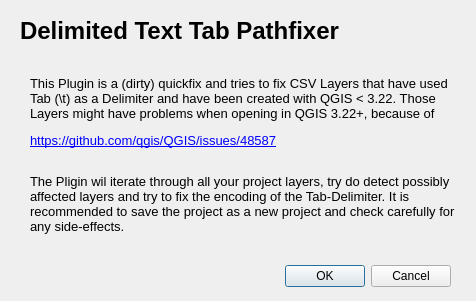
<?xml version="1.0" encoding="UTF-8"?>
<ui version="4.0">
 <class>DelimitedtextPathfixerDialogBase</class>
 <widget class="QDialog" name="DelimitedtextPathfixerDialogBase">
  <property name="geometry">
   <rect>
    <x>0</x>
    <y>0</y>
    <width>476</width>
    <height>301</height>
   </rect>
  </property>
  <property name="windowTitle">
   <string>Delimitedtext Pathfixer</string>
  </property>
  <widget class="QDialogButtonBox" name="button_box">
   <property name="geometry">
    <rect>
     <x>110</x>
     <y>260</y>
     <width>341</width>
     <height>32</height>
    </rect>
   </property>
   <property name="orientation">
    <enum>Qt::Horizontal</enum>
   </property>
   <property name="standardButtons">
    <set>QDialogButtonBox::Cancel|QDialogButtonBox::Ok</set>
   </property>
  </widget>
  <widget class="QLabel" name="label">
   <property name="geometry">
    <rect>
     <x>20</x>
     <y>10</y>
     <width>441</width>
     <height>41</height>
    </rect>
   </property>
   <property name="font">
    <font>
     <pointsize>18</pointsize>
     <weight>75</weight>
     <bold>true</bold>
    </font>
   </property>
   <property name="text">
    <string>Delimited Text Tab Pathfixer</string>
   </property>
  </widget>
  <widget class="QLabel" name="label_2">
   <property name="geometry">
    <rect>
     <x>30</x>
     <y>70</y>
     <width>431</width>
     <height>171</height>
    </rect>
   </property>
   <property name="text">
    <string>&lt;html&gt;&lt;head/&gt;&lt;body&gt;&lt;p&gt;&lt;span style=&quot; font-size:10pt;&quot;&gt;This Plugin is a (dirty) quickfix and tries to fix CSV Layers that have used Tab (\t) as a Delimiter and have been created with QGIS &amp;lt; 3.22. Those Layers might have problems when opening in QGIS 3.22+, because of&lt;/span&gt;&lt;/p&gt;&lt;p&gt;&lt;a href=&quot;https://github.com/qgis/QGIS/issues/48587&quot;&gt;&lt;span style=&quot; font-size:10pt; text-decoration: underline; color:#0000ff;&quot;&gt;https://github.com/qgis/QGIS/issues/48587&lt;/span&gt;&lt;/a&gt;&lt;br/&gt;&lt;/p&gt;&lt;p&gt;&lt;span style=&quot; font-size:10pt;&quot;&gt;The Pligin wil iterate through all your project layers, try do detect possibly affected layers and try to fix the encoding of the Tab-Delimiter. It is recommended to save the project as a new project and check carefully for any side-effects.&lt;/span&gt;&lt;/p&gt;&lt;/body&gt;&lt;/html&gt;</string>
   </property>
   <property name="scaledContents">
    <bool>true</bool>
   </property>
   <property name="wordWrap">
    <bool>true</bool>
   </property>
   <property name="openExternalLinks">
    <bool>true</bool>
   </property>
  </widget>
 </widget>
 <resources/>
 <connections>
  <connection>
   <sender>button_box</sender>
   <signal>accepted()</signal>
   <receiver>DelimitedtextPathfixerDialogBase</receiver>
   <slot>accept()</slot>
   <hints>
    <hint type="sourcelabel">
     <x>20</x>
     <y>20</y>
    </hint>
    <hint type="destinationlabel">
     <x>20</x>
     <y>20</y>
    </hint>
   </hints>
  </connection>
  <connection>
   <sender>button_box</sender>
   <signal>rejected()</signal>
   <receiver>DelimitedtextPathfixerDialogBase</receiver>
   <slot>reject()</slot>
   <hints>
    <hint type="sourcelabel">
     <x>20</x>
     <y>20</y>
    </hint>
    <hint type="destinationlabel">
     <x>20</x>
     <y>20</y>
    </hint>
   </hints>
  </connection>
 </connections>
</ui>
